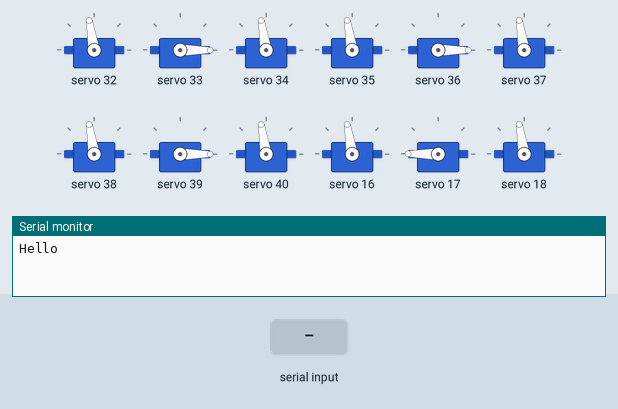
Recording of a sketch running on a simulated ESP32. Parts: 12 × servo, the last lines printed to the serial monitor. The inputs (shaded band) are chosen by the test bench.

Above: at 2.2 s.
2.3 s: "-\n" received over Serial
At 3.3 s:
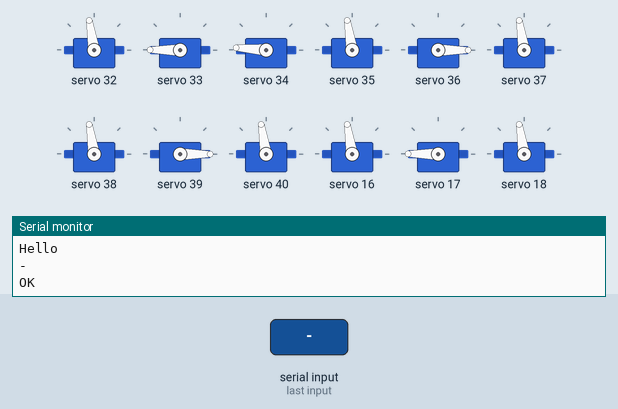
3.8 s: "90,45\n" received over Serial
Timing chart, 0 to 6.8 s (numbered marks = the images above; inputs shaded):
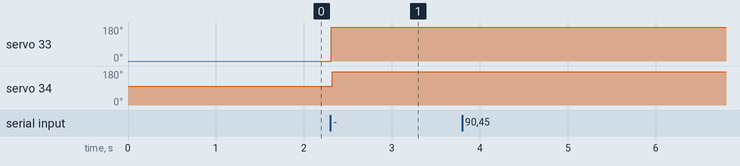

Measured:
- after the input at 2.3 s, servo 33: 0° → 180° at once; servo 34: 99° → 176° at once

The sketch:

muscles.ino
```cpp
#include "foot.h"

#define SIGN(x) (x >= 0 ? 1 : -1)
#define ABS(x) (x >= 0 ? x : -x)

Foot feet[6];
char serialBuf[64] = {0};
uint8_t serialPos = 0;

void processSerial() {
  int32_t values[5] = {0,0,0,0,0};
  uint8_t pos = 0;
  for(uint8_t i = 0; i < 5; i++) {
    bool isNegative = false;
    for(; pos < serialPos && (isDigit(serialBuf[pos]) || serialBuf[pos] == '-'); pos++) {
      if(serialBuf[pos] == '-') {
        isNegative = true;
      } else {
        uint8_t n = serialBuf[pos] - '0';
        values[i] = values[i] * 10 + n;
      }
    }
    if(isNegative) values[i] = -values[i];
    pos++;
  }

  if (values[0] < 6) {
    feet[values[0]].moveTo(values[1], values[2], values[3], values[4]);
  } else {
    Serial.print("ERROR: Invalid foot number: ");
    Serial.println(values[0]);
  }

}

void setup() {
  Serial.begin(115200);
  Serial.println("Hello");
  Foot::setupPWM();

  feet[0].attach(16,17,18);
  feet[1].attach(19,20,21);
  feet[2].attach(22,23,24);

  feet[3].attach(0,1,2, true);
  feet[4].attach(3,4,5, true);
  feet[5].attach(6,7,8, true);
  delay(1000);
}

void loop() {
  char ch;
  unsigned long t = millis();
  while (Serial.available()) {
    ch = Serial.read();
    Serial.print(ch);
    serialBuf[serialPos++] = ch;
    if (ch == '\n' || serialPos >= sizeof(serialBuf)) {
      Serial.println("");
      serialBuf[serialPos] = 0;
      if(serialPos > 1) processSerial();
      serialPos = 0;
    }
  }

  unsigned long passed = millis() - t;
  if(passed < 5) {
    delay(5);
    passed += 5;
  }
  for(int i = 0; i < 6; i++) {
    feet[i].update(passed);
  }
}
```

foot.cpp
```cpp
#include <Arduino.h>
#include <Wire.h>
#include <Adafruit_PWMServoDriver.h>
#include <math.h>
#include "foot.h"

#ifndef isnormal
#define isnormal(x) ((x==x)) // NaN returns false
#endif

const float part1 = 33;
const float part2 = 90.5;
const float part3 = 83.5;
const float toDeg = 180 / PI;

Adafruit_PWMServoDriver pwm1 = Adafruit_PWMServoDriver(0x41);
Adafruit_PWMServoDriver pwm2 = Adafruit_PWMServoDriver(0x42);

#define SERVOFREQ 60
#define PULSE (1000/SERVOFREQ)
#define SERVOMIN  (0.5 * 4096 / PULSE)  // this is the 'minimum' pulse length count (out of 4096) - 1ms
#define SERVOMAX  (2.5 * 4096 / PULSE) // this is the 'maximum' pulse length count (out of 4096) - 2ms


void writeServo(uint8_t n, float rotation, bool mirror) {
  Adafruit_PWMServoDriver& pwm = n < 16 ? pwm1 : pwm2;
  rotation = mirror ? 180 - rotation : rotation;
  int pulse = SERVOMIN + (rotation/180)*(SERVOMAX-SERVOMIN);
  n = n < 16 ? n : n - 16;
  pwm.setPWM(n, 0, pulse);
}


void updateServo(ServoCtrl& ctrl, float interval, bool mirror)
{

  ctrl.passedTime += interval;
  if(ctrl.passedTime >= ctrl.targetTime) {
    ctrl.passedTime = ctrl.targetTime; // prevent overflow
    writeServo(ctrl.servoNum, ctrl.targetPos, mirror);
    //Serial.println(ctrl.targetPos);
  } else {
    int curPos = ctrl.startPos + (ctrl.targetPos - ctrl.startPos) * ((float)ctrl.passedTime / ctrl.targetTime);
    int movement = (ctrl.targetPos - ctrl.startPos) * (interval / ctrl.targetTime);
    curPos += movement; //(ABS(movement) > 0 ? movement : SIGN(ctrl.targetPos - ctrl.startPos));
    writeServo(ctrl.servoNum, curPos, mirror);
    //Serial.print(curPos);
    //Serial.print(" to ");
    //Serial.println(ctrl.targetPos);
  }
}

void moveServo(ServoCtrl& ctrl, int pos, float ms)
{
  ctrl.startPos = ctrl.targetPos;
  ctrl.targetPos = pos;
  ctrl.targetTime = ms;
  ctrl.passedTime = 0;
}

float lawOfCosines(float a, float b, float c) {
  //Serial.print("LawOfCosines"); Serial.print(a); Serial.print("/"); Serial.print(b); Serial.print("/"); Serial.println(c); Serial.print("="); Serial.println((a*a + b*b - c) / 2 * a * b);
  return acos((a*a + b*b - c*c) / (2 * a * b));
}

Foot::Foot() : servos{ServoCtrl(90), ServoCtrl(0), ServoCtrl(90)}, mirror(false), isAttached(false) {}

void Foot::attach(int pin1, int pin2, int pin3, bool mirror){
  servos[0].servoNum = pin1;
  servos[1].servoNum = pin2;
  servos[2].servoNum = pin3;
  this->mirror = mirror;

  writeServo(servos[0].servoNum, servos[0].startPos, mirror);
  writeServo(servos[1].servoNum, servos[1].startPos, mirror);
  writeServo(servos[2].servoNum, servos[2].startPos, mirror);

  isAttached = true;
}
void Foot::moveTo(float x, float y, float z, long ms){
  float alpha, beta, gamma;
  if(! isAttached) {
    Serial.println("Foot is not attached!");
    return;
  }
  x = max(1, x);
  // https://appliedgo.net/roboticarm/

  alpha = atan(z/x) * toDeg;
  float zxf = sqrt(x*x + z*z) / x;
  x -= part1;
  x *= zxf;

  float dist = sqrt(x*x + y*y);

  float d1  = atan2(y, x);
  float d2 = lawOfCosines(dist, part2, part3);

  beta = (d1 + d2) * toDeg;
  gamma = lawOfCosines(part2, part3, dist) * toDeg;

  if(!isnormal(alpha) || !isnormal(beta) || !isnormal(gamma)) {
    Serial.println("ERROR: Abort moving foot, result contains NaN");
    return;
  }

  Serial.println("OK");
  //Serial.print("Move to "); Serial.print(x); Serial.print("/"); Serial.print(y); Serial.print("/"); Serial.println(z);
  //Serial.print("Equals "); Serial.print(alpha); Serial.print("/"); Serial.print(beta); Serial.print("/"); Serial.println(gamma);
  //Serial.print("Using "); Serial.print(dist); Serial.print("/"); Serial.print(d1); Serial.print("/"); Serial.println(d2);

   moveServo(servos[0], 90 + alpha, ms);
   moveServo(servos[1], 90 - beta, ms);
   moveServo(servos[2], 180 - gamma, ms);
}

void Foot::update(int ms) {
  updateServo(servos[0], ms, mirror);
  updateServo(servos[1], ms, mirror);
  updateServo(servos[2], ms, mirror);
}

bool Foot::isDone(){
  return servos[0].passedTime >= servos[0].targetTime
         && servos[1].passedTime >= servos[1].targetTime
         && servos[2].passedTime >= servos[2].targetTime;
}

void Foot::setupPWM(){
  pwm1.begin();
  pwm2.begin();
  pwm1.setPWMFreq(SERVOFREQ);
  pwm2.setPWMFreq(SERVOFREQ);
}
```

foot.h
```cpp
#ifndef FOOT_H
#define FOOT_H

#include <Servo.h>

struct ServoCtrl {
  int servoNum;
  int startPos;
  int targetPos;
  long targetTime;
  long passedTime;

  ServoCtrl(int curPos = 90)
   : startPos(curPos), targetPos(curPos), targetTime(0), passedTime(0) {}
};

class Foot{
  private:
    ServoCtrl servos[3];
    bool isAttached;
    bool mirror;

  public:
    Foot();
    void attach(int pin1, int pin2, int pin3, bool mirror = false);
    void moveTo(float x, float y, float z, long ms);
    void update(int ms);
    bool isDone();

    static void setupPWM();
};

#endif
```
